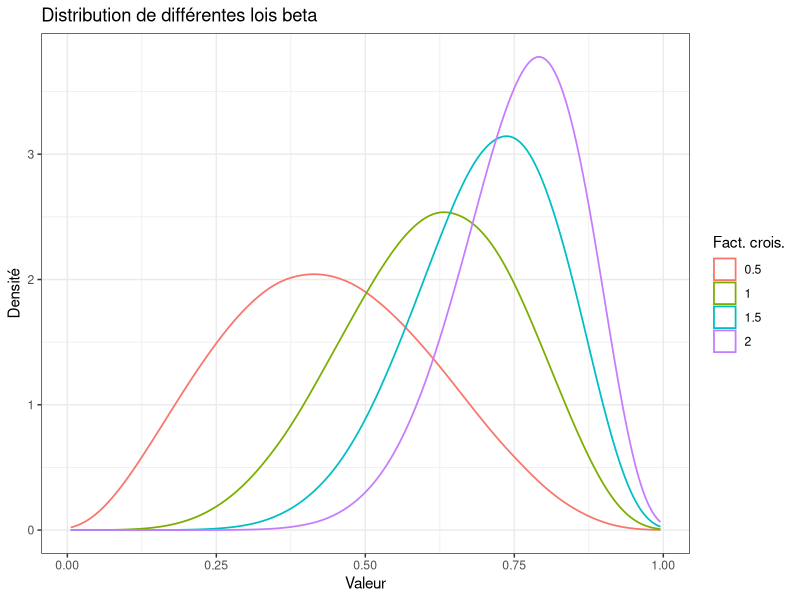
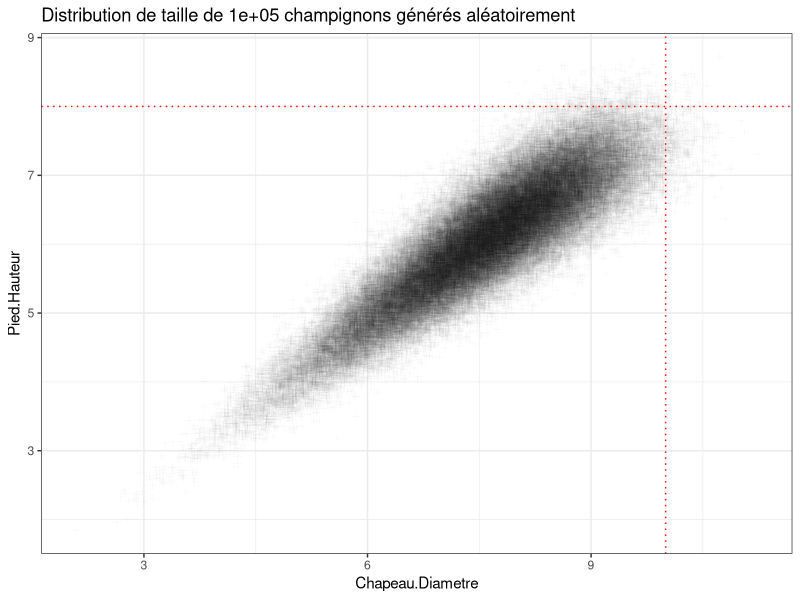
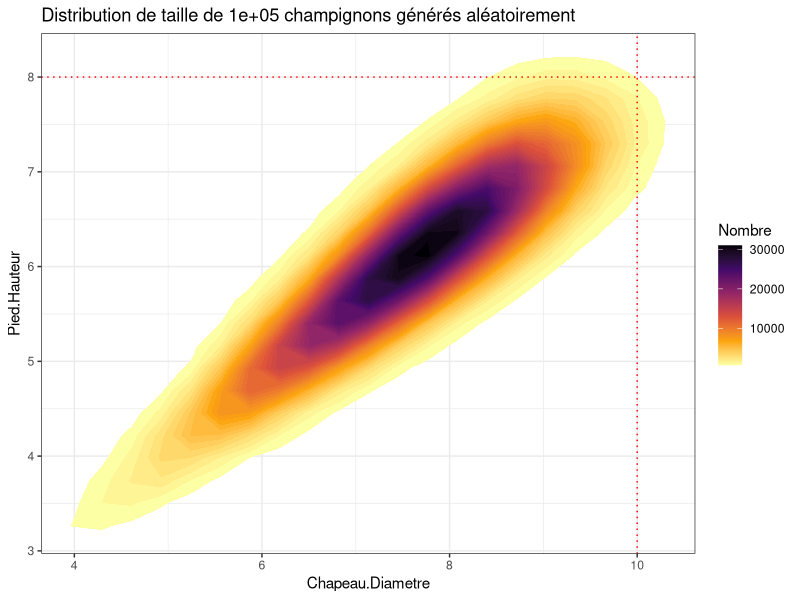
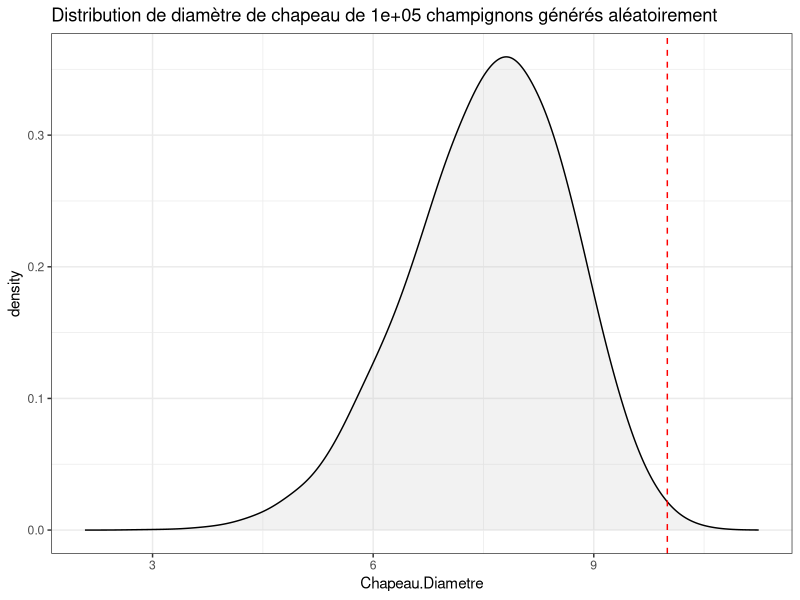

R code for these plots, in order:
##########################
#     INITIALISATION     #
##########################

# Chargement des bibliothèques
library(tidyverse)    # Outils génériques
library(microbenchmark)

##################################
#       FACTEUR CROISSANCE       #
##################################

n_distrib <- 1e6

# Lois de distribution

binom_size <- 20
fonction_binomiale <- function(x){rbinom(n = n_distrib, size = binom_size, prob = .65)/binom_size}
temps_binomiale <- microbenchmark(fonction_binomiale(x))
valeurs_binomiale <- data.frame(val = fonction_binomiale(x))
distrib_binomiale <- ggplot(data = valeurs_binomiale, aes(x = val)) +
  ggtitle("Loi binomiale") +
  xlim(min =0, max = 1) +
  xlab("Valeur") +
  ylab("Densité") +
  geom_histogram(fill = "grey", color= "black", bins = 2*binom_size, center = 0.5) + 
  theme_bw()

fonction_uniforme <- function(x){runif(n = n_distrib)}
temps_uniforme <- microbenchmark(fonction_uniforme(x))
valeurs_uniforme <- data.frame(val = fonction_uniforme(x))
distrib_uniforme <- ggplot(data = valeurs_uniforme, aes(x = val)) +
  ggtitle("Loi uniforme") +
  xlim(min =0, max = 1) +
  xlab("Valeur") +
  ylab("Densité") +
  geom_histogram(fill = "grey", color= "black", bins = 2*binom_size, center = 0.5) + 
  theme_bw()

fonction_normale <- function(x){rnorm(n = n_distrib)}
temps_normale <- microbenchmark(fonction_normale(x))
valeurs_normale <- data.frame(val = fonction_normale(x))
distrib_normale <- ggplot(data = valeurs_normale, aes(x = val)) +
  ggtitle("Loi normale") +
  xlim(min =0, max = 1) +
  xlab("Valeur") +
  ylab("Densité") +
  geom_histogram(fill = "grey", color= "black", bins = 2*binom_size, center = 0.5) + 
  theme_bw()

fonction_beta <- function(x){rbeta(n = n_distrib, shape1 = 6, shape2 = 4, ncp = .5)}
temps_beta <- microbenchmark(fonction_beta(x))
valeurs_beta <- data.frame(val = fonction_beta(x))
distrib_beta <- ggplot(data = valeurs_beta, aes(x = val)) +
  ggtitle("Loi beta") +
  xlim(min =0, max = 1) +
  xlab("Valeur") +
  ylab("Densité") +
  geom_histogram(fill = "grey", color= "black", bins = 2*binom_size, center = 0.5) + 
  theme_bw()

# Focus sur la loi Beta
facteurs <- c(.5, 1, 1.5, 2)

loi_beta <- function(facteur){rbeta(n = n_distrib, shape1 = 6*facteur, shape2 = 4, ncp = .5*facteur)}

beta <-lapply(X = facteurs, FUN = loi_beta)
names(beta) <- facteurs
beta <- as.data.frame(beta)
beta <- pivot_longer(beta, cols = 1:ncol(beta))
beta$name <- str_remove(beta$name, "X")

lois_beta <- ggplot(data = beta, aes(x = value, colour = name)) +
  ggtitle("Distribution de différentes lois beta") +
  labs(colour= "Fact. crois.") +
  xlab("Valeur") +
  ylab("Densité") +
  geom_density(alpha = .7, bw = .025, size = .6) + 
  theme_bw()





###############################
#       DISTRIBUTION 2D       #
###############################

n_champis <- 1e5      # Nombre de champignons
f_crois <- 2          # Facteur de croissance

Chap.Diam <- 10
Pied.Haut <- 8

Champi_demo <- NULL
Champi_demo$FacteurTaille <- rbeta(n = n_champis, shape1 = 6*f_crois, shape2 =4, ncp = .5*f_crois)
Champi_demo$Chapeau.Diametre <- Chap.Diam*Champi_demo$FacteurTaille*rnorm(n = n_champis, mean = 1, sd = .05) #.1
Champi_demo$Pied.Hauteur <- Pied.Haut*Champi_demo$FacteurTaille*rnorm(n = n_champis, mean = 1, sd = .05)
Champi_demo <- as.data.frame(Champi_demo)

outliers_diam <- mean(Champi_demo$Chapeau.Diametre > Chap.Diam)

scatter2d <-ggplot(data = Champi_demo, aes(x = Chapeau.Diametre, y = Pied.Hauteur)) +
  ggtitle(paste0("Distribution de taille de ", n_champis, " champignons générés aléatoirement")) +
  geom_point(shape = 3, alpha = 2e3/n_champis) +
  theme_bw() +
  geom_vline(xintercept = Chap.Diam, linetype = "dotted", color = "red") +
  geom_hline(yintercept = Pied.Haut, linetype = "dotted", color = "red")

densite2d <- ggplot(data = Champi_demo, aes(x = Chapeau.Diametre, y = Pied.Hauteur)) +
  ggtitle(paste0("Distribution de taille de ", n_champis, " champignons générés aléatoirement")) +
  # geom_density2d_filled(bins = 100) +
  # geom_density2d(bins=15, color = "white", alpha = .2) +
  # scale_fill_viridis_d(option = "H", direction = 1) + #B,F,G (H)
  # theme(legend.position="none") +
  stat_density_2d(geom = "polygon", contour = TRUE, contour_var = "count",       #density, count, ndensity
                  aes(fill = after_stat(level)),
                  bins = 50, n = 30) +
  scale_fill_viridis_c(option = "B", direction = -1, name = "Nombre") + #B,F,G (H)
  theme_bw() +
  geom_vline(xintercept = Chap.Diam, linetype = "dotted", color = "red") +
  geom_hline(yintercept = Pied.Haut, linetype = "dotted", color = "red")

distrib_diametre <- ggplot(data = Champi_demo, aes(x = Chapeau.Diametre)) +
  ggtitle(paste0("Distribution de diamètre de chapeau de ", n_champis, " champignons générés aléatoirement")) +
#  geom_histogram(bins = 40, color = "black", fill = "grey") +
  geom_density(bw = .2, fill = "grey", alpha = .2) +
  theme_bw() +
  geom_vline(xintercept = Chap.Diam, linetype = "dashed", color = "red")

lois_beta           # Profil des lois beta selon facteur de croissance
scatter2d           # Nuage de points des tailles/diamètres
densite2d           # Graphique de densité des tailles/diamètres
distrib_diametre    # Distribution du diamètre
outliers_diam*100       # % de diamètres hors-norme


save.image(file = "EKR-Champis-Intro.RData")
